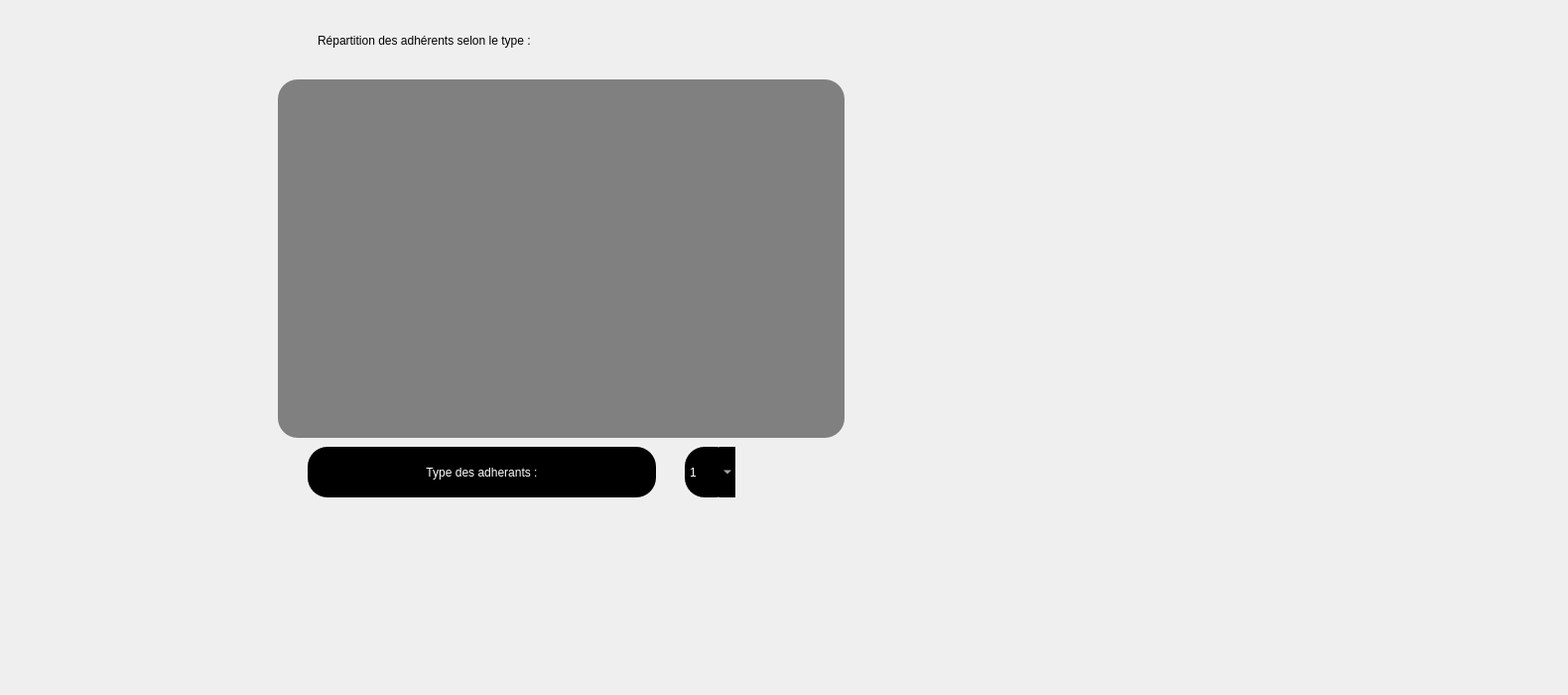
      <widget class="QWidget" name="tab_20">
       <attribute name="title">
        <string>Repartition</string>
       </attribute>
       <widget class="QPushButton" name="pushButton_10">
        <property name="geometry">
         <rect>
          <x>310</x>
          <y>450</y>
          <width>351</width>
          <height>51</height>
         </rect>
        </property>
        <property name="styleSheet">
         <string notr="true">border-radius: 20px;
background-color: rgb(0,0,0);
color: rgb(255, 255, 255);
alternate-background-color: rgb(255, 255, 255);</string>
        </property>
        <property name="text">
         <string>Type des adherants :</string>
        </property>
       </widget>
       <widget class="QComboBox" name="comboBox_2">
        <property name="geometry">
         <rect>
          <x>690</x>
          <y>450</y>
          <width>51</width>
          <height>51</height>
         </rect>
        </property>
        <property name="styleSheet">
         <string notr="true">border-radius: 20px;
background-color: rgb(0,0,0);
color: rgb(255, 255, 255);
alternate-background-color: rgb(255, 255, 255);</string>
        </property>
        <item>
         <property name="text">
          <string>1</string>
         </property>
        </item>
        <item>
         <property name="text">
          <string>2</string>
         </property>
        </item>
        <item>
         <property name="text">
          <string>3</string>
         </property>
        </item>
       </widget>
       <widget class="QLabel" name="label_53">
        <property name="geometry">
         <rect>
          <x>320</x>
          <y>20</y>
          <width>721</width>
          <height>41</height>
         </rect>
        </property>
        <property name="styleSheet">
         <string notr="true">font: 28pt &quot;Niagara Engraved&quot;;
</string>
        </property>
        <property name="text">
         <string>Répartition des adhérents selon le type :</string>
        </property>
       </widget>
       <widget class="QTableView" name="tableView_10">
        <property name="geometry">
         <rect>
          <x>280</x>
          <y>80</y>
          <width>571</width>
          <height>361</height>
         </rect>
        </property>
        <property name="styleSheet">
         <string notr="true">border-radius: 20px;
background-color: grey;
</string>
        </property>
       </widget>
       <widget class="QLabel" name="label_59">
        <property name="geometry">
         <rect>
          <x>-260</x>
          <y>-130</y>
          <width>1571</width>
          <height>691</height>
         </rect>
        </property>
        <property name="text">
         <string/>
        </property>
        <property name="pixmap">
         <pixmap>yy.png</pixmap>
        </property>
       </widget>
       <widget class="QLabel" name="back5_9">
        <property name="geometry">
         <rect>
          <x>10</x>
          <y>0</y>
          <width>1171</width>
          <height>631</height>
         </rect>
        </property>
        <property name="text">
         <string/>
        </property>
        <property name="pixmap">
         <pixmap>bg.png</pixmap>
        </property>
       </widget>
       <zorder>label_59</zorder>
       <zorder>back5_9</zorder>
       <zorder>pushButton_10</zorder>
       <zorder>comboBox_2</zorder>
       <zorder>label_53</zorder>
       <zorder>tableView_10</zorder>
      </widget>
